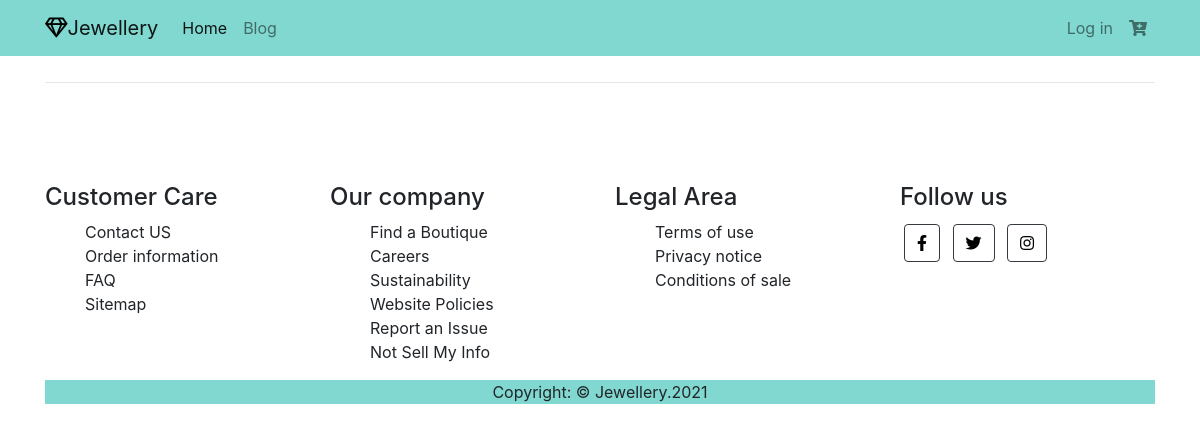
The page /blog.php on the database as committed earlier.
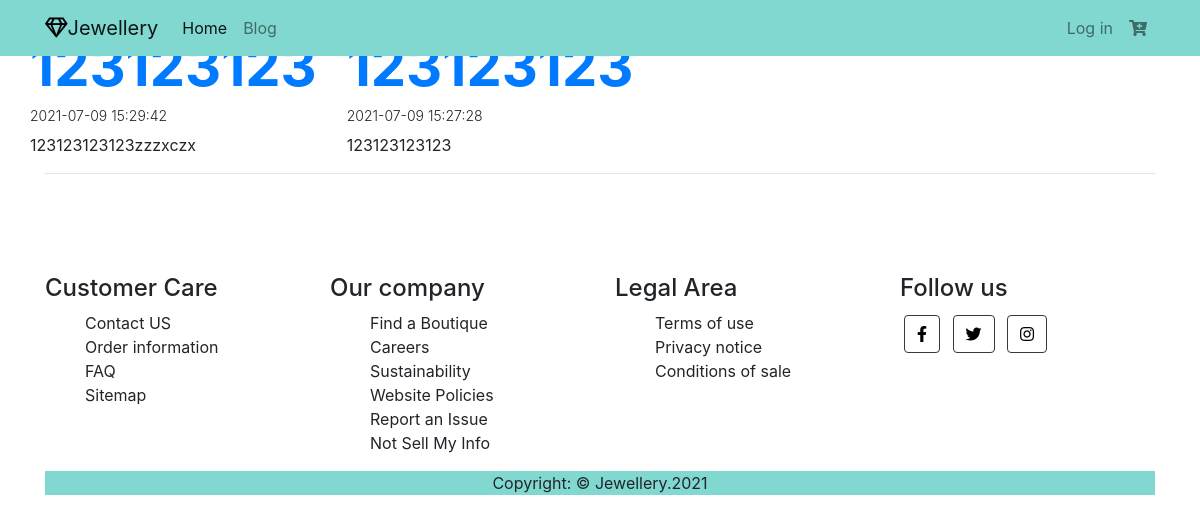
The same page on the database as committed later.
### tables this page shows
CREATE TABLE IF NOT EXISTS `blogs` (
  `ID` int NOT NULL AUTO_INCREMENT,
  `blog_user_id` int NOT NULL,
  `blog_title` varchar(255) NOT NULL,
  `blog_body` text NOT NULL,
  `blog_img` varchar(255) NOT NULL,
  `date_created` datetime NOT NULL DEFAULT CURRENT_TIMESTAMP,
  PRIMARY KEY (`ID`)
);

### classes/Blog.php (the view, shortened to what this page needs)
<?php
  class Blog{
    public static function getBlogs($conn, $limit) {
      $stmt = $conn->prepare("SELECT * from blogs order by date_created desc limit ?");
      $stmt->bind_param("i", $limit);
      $stmt->execute();
      $result = $stmt->get_result();
      return $result->fetch_all(MYSQLI_ASSOC);
    }
    public static function outputBlogs($blogs) {
      $output = '';
      foreach ($blogs as $blog) {
        $title = $blog['blog_title'];
        $body = $blog['blog_body'];
        $date = $blog['date_created'];
        $id = $blog['ID'];
        $output .=
        '<div class="col-md-6">
          <a href="blog.php?id='. $id .'"><h4 class="display-4 font-weight-bold">'. $title .'</h4></a>
          <h5 class="display-5 font-weight-light">'. $date .'</h5>
          <p>'. $body .'</p>
        </div>';
      }
      return $output;
    }
  }
?>

### includes/header.php (shortened to what this page needs)
<!doctype html>
<html lang="en-us">
<head>
  <link rel="stylesheet" href="https://stackpath.bootstrapcdn.com/bootstrap/4.2.1/css/bootstrap.min.css">
  <link rel="stylesheet" href="https://cdnjs.cloudflare.com/ajax/libs/font-awesome/5.15.3/css/all.min.css">
  <link rel="stylesheet" href="https://cdn.jsdelivr.net/npm/bootstrap-icons@1.4.0/font/bootstrap-icons.css">
  <link rel="stylesheet" href="css/style.css">
</head>
<body>
  <header>
    <nav class="navbar navbar-expand-lg navbar-light bg-light fixed-top">
        <div class="container ">
            <a class="navbar-brand " href="index.php"><i class="far fa-gem"></i>Jewellery</a>
            <div class="collapse navbar-collapse" id="navbarSupportedContent">
                <ul class="navbar-nav mr-auto">
                    <li class="nav-item active">
                        <a class="nav-link" href="index.php">Home <span class="sr-only">(current)</span></a>
                    </li>
                    <li class="nav-item">
                        <a class="nav-link" href="blog.php">Blog</a>
                    </li>
                </ul>
                <ul class="navbar-nav float-right">
                  <?php if (!$_SESSION['loggedin']): ?>
                    <li class="nav-item">
                        <a class="nav-link" href="login.php">Log in</a>
                    </li>
                  <?php endif; ?>
                    <li class="nav_item">
                      <a class="nav-link" href="cart.php"><i class="fas fa-cart-plus"></i></a>
                    </li>
                </ul>
            </div>
        </div>
    </nav>
  </header>

### blog.php (shortened to what this page needs)
<?php
  include 'includes/config.php';
  include 'classes/Blog.php';
  include 'func/commentmanager.php';
  include 'includes/header.php';
?>
  <div class="container">
    <div class="row">
      <?php if (!isset($_GET['id'])): ?>
        <div class="row">
          <?php
            $blogs = Blog::getBlogs($conn, 50);
            echo Blog::outputBlogs($blogs);
          ?>
      </div>
    <?php endif; ?>
  </div>
<hr>
<?php include 'includes/footer.php'; ?>

### includes/footer.php (shortened to what this page needs)
<div class="pre-footer row">
  <div class="col-md-3 ">
    <h4>Customer Care</h4>
    <ul>
      <li>Contact US</li>
      <li>Order information</li>
      <li>FAQ</li>
      <li>Sitemap</li>
    </ul>
  </div>
  <div class="col-md-3">
    <h4>Our company</h4>
    <ul>
      <li>Find a Boutique</li>
      <li>Careers</li>
      <li>Sustainability</li>
      <li>Website Policies</li>
      <li>Report an Issue</li>
      <li>Not Sell My Info</li>
    </ul>
  </div>
  <div class="col-md-3">
    <h4>Legal Area</h4>
    <ul>
      <li>Terms of use</li>
      <li>Privacy notice</li>
      <li>Conditions of sale</li>
    </ul>
  </div>
  <div class="col-md-3">
    <h4>Follow us</h4>
    <a class="btn btn-outline-dark btn-floating m-1" href="#!" role="button"><i class="fab fa-facebook-f"></i></a>
    <a class="btn btn-outline-dark btn-floating m-1" href="#!" role="button"><i class="fab fa-twitter"></i></a>
    <a class="btn btn-outline-dark btn-floating m-1" href="#!" role="button"><i class="fab fa-instagram"></i></a>
  </div>
</div>
<footer class="bg-light text-center ">Copyright: ©  Jewellery.2021 </footer>
</body>
</html>

### css/style.css (style rules this page uses)
p { margin-bottom: 0; }
.bg-light { background-color: #81d8d0!important; }
.fa-cart-plus:before { color: #00000080; }
.fa-gem:before { color: black; }
.pre-footer a { color: black !important; }
.pre-footer { margin-top: 100px; }
ul li { list-style-type: none; }
.container { min-height: 0% !important; }
h5 { font-size: 0.875rem !important; }
.container { min-height: 0vh; }

Rows that differ between the two databases and show on the page:
added blogs: blog_title "123123123", date_created "2021-07-09 15:29:42", blog_body "123123123123zzzxczx"
added blogs: blog_title "123123123", date_created "2021-07-09 15:27:28", blog_body "123123123123"
